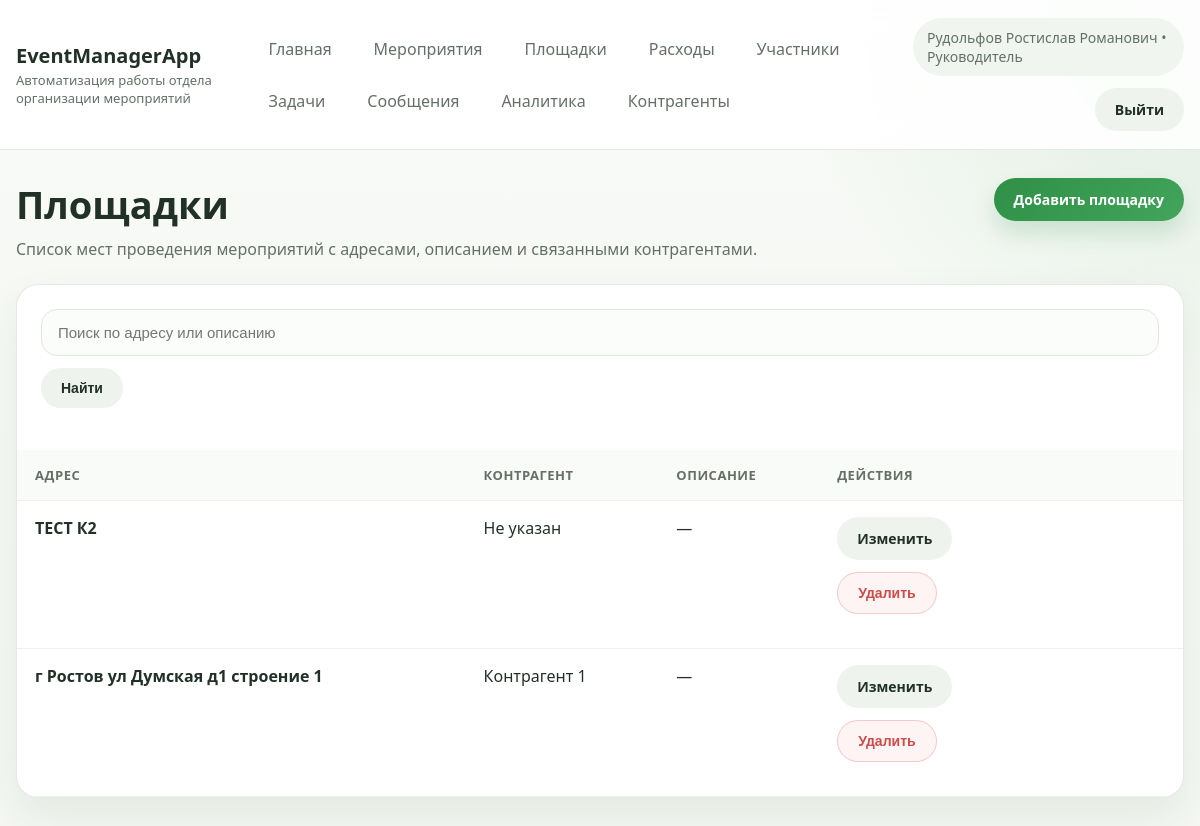
Screenshot of /places/ (signed in) with the database file from the repository.
### main/models.py (models this page shows, shortened)
class Employee(AbstractBaseUser, PermissionsMixin):
    ROLE_ADMIN = "admin"
    ROLE_MANAGER = "manager"
    ROLE_ASSISTANT = "assistant"
    ROLE_TEAMLEAD = "teamlead"
    ROLE_CHOICES = [
        (ROLE_ADMIN, "Администратор"),
        (ROLE_MANAGER, "Менеджер"),
        (ROLE_ASSISTANT, "Ассистент"),
        (ROLE_TEAMLEAD, "Руководитель"),
    ]
    e_id = models.BigAutoField(primary_key=True)
    login = models.CharField(max_length=50, unique=True, verbose_name="Логин")
    position = models.CharField(max_length=50, choices=ROLE_CHOICES, verbose_name="Роль")
    fullname = models.CharField(max_length=255, verbose_name="ФИО")
    email = models.EmailField(blank=True, null=True, verbose_name="Почта")
    phone = models.CharField(max_length=50, blank=True, null=True, verbose_name="Телефон")
    age = models.IntegerField(blank=True, null=True, verbose_name="Возраст")
    is_active = models.BooleanField(default=True)
    is_staff = models.BooleanField(default=False)
    objects = EmployeeManager()
    USERNAME_FIELD = "login"
    REQUIRED_FIELDS = []
    class Meta:
        db_table = "employee"
        ordering = ["fullname", "login"]
        permissions = [
            ("can_create_task", "Can create task"),
            ("can_generate_report", "Can generate report"),
        ]
    @property
    def role_label(self):
        if self.is_superuser and not self.position:
            return "Администратор"
        return dict(self.ROLE_CHOICES).get(self.position, self.position)
    @property
    def is_admin(self):
        return self.position == self.ROLE_ADMIN or self.is_superuser
    @property
    def can_manage_users(self):
        return self.is_admin

class Place(models.Model):
    p_id = models.AutoField(primary_key=True)
    c = models.ForeignKey(Contractor, models.DO_NOTHING, blank=True, null=True, db_column="c_id")
    address = models.TextField(verbose_name="Адрес")
    description = models.TextField(blank=True, null=True, verbose_name="Описание")
    class Meta:
        managed = False
        db_table = "place"
        ordering = ["address"]

class Contractor(models.Model):
    TYPE_RENT_SPACE = "аренда помещения"
    TYPE_RENT_EQUIPMENT = "аренда оборудования"
    TYPE_SUPPLIES = "расходники"
    TYPE_CHOICES = [
        (TYPE_RENT_SPACE, "Аренда помещения"),
        (TYPE_RENT_EQUIPMENT, "Аренда оборудования"),
        (TYPE_SUPPLIES, "Расходники"),
    ]
    c_id = models.AutoField(primary_key=True)
    name = models.CharField(max_length=255, verbose_name="Название организации")
    fullname = models.CharField(max_length=255, verbose_name="Контактное лицо")
    email = models.EmailField(verbose_name="Электронная почта")
    phone = models.CharField(max_length=20, verbose_name="Телефон")
    type = models.CharField(max_length=50, choices=TYPE_CHOICES, verbose_name="Тип контрагента")
    description = models.TextField(blank=True, verbose_name="Описание услуг")
    class Meta:
        managed = False
        db_table = "contractor"
        ordering = ["name"]

### main/views.py (the view)
# urls.py: path("places/", views.places, name="places"),
@login_required
def places(request):
    query = request.GET.get("search", "").strip()
    object_list = Place.objects.select_related("c")
    if query:
        object_list = object_list.filter(Q(address__icontains=query) | Q(description__icontains=query))
    return render(request, "main/places.html", {"places": object_list, "query": query})

### main/templates/main/places.html (shortened to what this page needs)
{% extends 'main/website_headers.html' %}
{% block content %}
    <section class="page-head">
        <div>
            <h1 class="page-title">Площадки</h1>
            <p class="page-subtitle">Список мест проведения мероприятий с адресами, описанием и связанными контрагентами.</p>
        </div>
        <a href="{% url 'add_place' %}" class="btn btn-primary">Добавить площадку</a>
    </section>
    <section class="table-card">
        <div class="panel">
            <div class="filters">
                <form method="get">
                    <input class="form-control" type="text" name="search" placeholder="Поиск по адресу или описанию" value="{{ query }}">
                    <button type="submit" class="btn btn-secondary">Найти</button>
                </form>
            </div>
        </div>
        <div class="table-scroll">
            <table>
                <thead>
                    <tr>
                        <th>Адрес</th>
                        <th>Контрагент</th>
                        <th>Описание</th>
                        <th>Действия</th>
                    </tr>
                </thead>
                <tbody>
                    {% for place in places %}
                        <tr>
                            <td><strong>{{ place.address }}</strong></td>
                            <td>{{ place.c.name|default:"Не указан" }}</td>
                            <td>{{ place.description|default:"—" }}</td>
                            <td>
                                <div class="toolbar">
                                    <a href="{% url 'edit_place' place.pk %}" class="btn btn-secondary">Изменить</a>
                                    <form action="{% url 'delete_place' place.pk %}" method="post" onsubmit="return confirm('Удалить площадку?');">
                                        <button type="submit" class="btn btn-danger">Удалить</button>
                                    </form>
                                </div>
                            </td>
                        </tr>
                    {% empty %}
                        <tr>
                            <td colspan="4" class="empty-state">Площадки пока не добавлены.</td>
                        </tr>
                    {% endfor %}
                </tbody>
            </table>
        </div>
    </section>
{% endblock %}

### main/templates/main/website_headers.html (shortened to what this page needs)
{% load static %}
<!DOCTYPE html>
<html lang="ru">
<head>
    <link rel="stylesheet" href="{% static 'main/css/app.css' %}">
</head>
<body>
<div class="site-shell">
    <header class="topbar">
        <div class="topbar-inner">
            <div class="brand">
                <a href="{% url 'main_page' %}" class="brand-title">EventManagerApp</a>
                <div class="brand-subtitle">Автоматизация работы отдела организации мероприятий</div>
            </div>
            {% if request.user.is_authenticated %}
                <nav class="nav-links">
                    <a class="nav-link" href="{% url 'main_page' %}">Главная</a>
                    <a class="nav-link" href="{% url 'events' %}">Мероприятия</a>
                    <a class="nav-link" href="{% url 'places' %}">Площадки</a>
                    <a class="nav-link" href="{% url 'expenses' %}">Расходы</a>
                    <a class="nav-link" href="{% url 'participants' %}">Участники</a>
                    <a class="nav-link" href="{% url 'tasks' %}">Задачи</a>
                    <a class="nav-link" href="{% url 'messages' %}">Сообщения</a>
                    <a class="nav-link" href="{% url 'analytics' %}">Аналитика</a>
                    <a class="nav-link" href="{% url 'contractors' %}">Контрагенты</a>
                </nav>
                <div class="user-panel">
                    <div class="user-chip">{{ request.user.fullname|default:request.user.login }} • {{ request.user.role_label }}</div>
                    <a href="{% url 'logout' %}" class="btn btn-secondary">Выйти</a>
                </div>
            {% endif %}
        </div>
    </header>
    <main class="page-wrap">
        {% block content %}{% endblock %}
    </main>
</div>
</body>
</html>

### main/static/main/css/app.css (style rules this page uses)
:root { --bg: #f4f7f2; --surface: #ffffff; --surface-muted: #f9fbf9; --border: #dfe8de; --text: #223127; --text-muted: #647067; --primary: #2f8f46; --primary-dark: #236a34; --danger: #cc4b4b; --warning: #d89a1d; --shadow: 0 18px 40px rgba(47, 72, 54, 0.08); --radius: 22px; }
* { box-sizing: border-box; }
body { margin: 0; font-family: "Segoe UI", Tahoma, sans-serif; background: radial-gradient(circle at top right, rgba(47, 143, 70, 0.12), transparent 28%), linear-gradient(180deg, #f7faf6 0%, var(--bg) 100%); color: var(--text); }
a { color: inherit; text-decoration: none; }
.site-shell { min-height: 100vh; }
.topbar { position: sticky; top: 0; z-index: 10; background: rgba(255, 255, 255, 0.88); backdrop-filter: blur(18px); border-bottom: 1px solid rgba(223, 232, 222, 0.9); }
.topbar-inner, .page-wrap { width: min(1200px, calc(100% - 32px)); margin: 0 auto; }
.topbar-inner { display: flex; justify-content: space-between; align-items: center; gap: 20px; padding: 18px 0; }
.brand { display: flex; flex-direction: column; gap: 2px; }
.brand-title { font-size: 20px; font-weight: 700; }
.brand-subtitle { font-size: 13px; color: var(--text-muted); }
.nav-links { display: flex; flex-wrap: wrap; gap: 10px; align-items: center; }
.nav-link { padding: 10px 16px; border-radius: 999px; color: var(--text-muted); transition: 0.2s ease; }
.user-panel { display: flex; align-items: center; gap: 12px; flex-wrap: wrap; justify-content: flex-end; }
.user-chip { padding: 10px 14px; border-radius: 999px; background: #f0f6ef; color: var(--text-muted); font-size: 14px; }
.page-wrap { padding: 28px 0 48px; }
.page-head { display: flex; justify-content: space-between; align-items: flex-start; gap: 16px; margin-bottom: 24px; }
.page-title { margin: 0; font-size: clamp(28px, 4vw, 38px); }
.page-subtitle { margin: 8px 0 0; color: var(--text-muted); max-width: 760px; }
.card, .table-card, .form-card, .stats-card { background: var(--surface); border: 1px solid rgba(223, 232, 222, 0.9); border-radius: var(--radius); box-shadow: var(--shadow); }
.panel { padding: 24px; }
.toolbar, .filters { display: flex; flex-wrap: wrap; gap: 12px; align-items: center; margin-bottom: 18px; }
.filters form, .toolbar form { display: flex; flex-wrap: wrap; gap: 12px; width: 100%; }
.form-control, .form-select, textarea { width: 100%; border: 1px solid var(--border); border-radius: 16px; background: #fbfdfb; padding: 14px 16px; font-size: 15px; color: var(--text); outline: none; transition: border-color 0.2s ease, box-shadow 0.2s ease; }
.btn { display: inline-flex; align-items: center; justify-content: center; gap: 8px; border: none; border-radius: 999px; padding: 12px 20px; font-size: 14px; font-weight: 600; cursor: pointer; transition: transform 0.2s ease, box-shadow 0.2s ease, background 0.2s ease; }
.btn-primary { color: #fff; background: linear-gradient(135deg, var(--primary), #42a55b); box-shadow: 0 12px 22px rgba(47, 143, 70, 0.18); }
.btn-secondary { background: #eef3ee; color: var(--text); }
.btn-danger { background: #fff4f4; color: var(--danger); border: 1px solid rgba(204, 75, 75, 0.25); }
.table-card { overflow: hidden; }
.table-scroll { overflow-x: auto; }
table { width: 100%; border-collapse: collapse; }
th, td { padding: 16px 18px; text-align: left; vertical-align: top; border-bottom: 1px solid #edf2ed; }
th { font-size: 13px; color: var(--text-muted); letter-spacing: 0.04em; text-transform: uppercase; background: var(--surface-muted); }

### rows the page displays
Employee: user.fullname "Рудольфов Ростислав Романович", user.role_label "Руководитель"
Place: address "ТЕСТ К2", c.name "Не указан", description "—"
Place: address "г Ростов ул Думская д1 строение 1", c.name "Контрагент 1", description "—"
